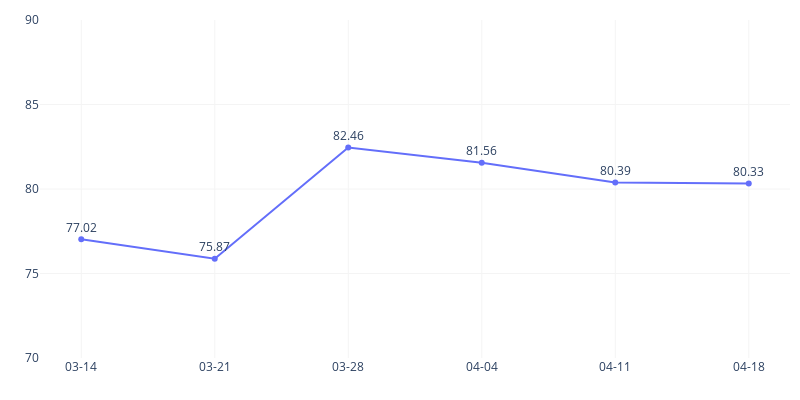

Notebook cell for this chart:
### Code cell
def get_line_chart(df, x, y, data_marks_type="lines+text", xrange=[70, 90]):
    fig = px.line(df,
              x=x,
              y=y,
              title='',
              width=800,
              height=400,
              text=y)
    fig.update_yaxes(visible=True, showticklabels=True, title='', range=xrange, showgrid=True, gridwidth=1, gridcolor='rgb(244, 244, 244)')
    fig.update_xaxes(type='category', fixedrange=False,
                 showspikes=True, showticklabels=True, title='', showgrid=True, gridwidth=1, gridcolor='rgb(244, 244, 244)')

    fig.update_traces(
    mode=data_marks_type, 
    hovertemplate=None,
    textposition='top center',
)
    fig.layout.plot_bgcolor = 'white'
    fig.layout.paper_bgcolor = 'white'

    fig.update_layout(
    hovermode="x unified", 
    hoverlabel=dict(
        namelength=-1,
        bordercolor="White"), 
    margin=dict(l=10, r=10, t=20, b=0),
    legend=dict(
        orientation="h",
        yanchor="bottom",
        y=1.02,
        xanchor="left",
        x=0,
    title='',
    title_font_family="Verdana",
    font=dict(
        family="Sans-serif",
        size=12,
        color="black"
        ),
    bordercolor="Black",
    bgcolor=None,
)
)
    return fig

get_line_chart(pivot_days, x='dt_create', y='recognition', data_marks_type="markers+lines+text")

### Figure 1 — Plotly figure (JSON) as saved in the notebook; plotly's stock layout.template omitted (floating-point values rounded to 4 significant figures)
{"data": [{"legendgroup": "", "line": {"color": "#636efa", "dash": "solid"}, "marker": {"symbol": "circle"}, "mode": "markers+lines+text", "name": "", "orientation": "v", "showlegend": false, "text": [77.02, 75.87, 82.46, 81.56, 80.39, 80.33], "textposition": "top center", "type": "scatter", "x": ["03-14", "03-21", "03-28", "04-04", "04-11", "04-18"], "xaxis": "x", "y": [77.02, 75.87, 82.46, 81.56, 80.39, 80.33], "yaxis": "y"}], "layout": {"height": 400, "hoverlabel": {"bordercolor": "White", "namelength": -1}, "hovermode": "x unified", "legend": {"bordercolor": "Black", "font": {"color": "black", "family": "Sans-serif", "size": 12}, "orientation": "h", "title": {"font": {"family": "Verdana"}, "text": ""}, "tracegroupgap": 0, "x": 0, "xanchor": "left", "y": 1.02, "yanchor": "bottom"}, "margin": {"b": 0, "l": 10, "r": 10, "t": 20}, "paper_bgcolor": "white", "plot_bgcolor": "white", "width": 800, "xaxis": {"anchor": "y", "domain": [0, 1], "fixedrange": false, "gridcolor": "rgb(244, 244, 244)", "gridwidth": 1, "showgrid": true, "showspikes": true, "showticklabels": true, "title": {"text": ""}, "type": "category"}, "yaxis": {"anchor": "x", "domain": [0, 1], "gridcolor": "rgb(244, 244, 244)", "gridwidth": 1, "range": [70, 90], "showgrid": true, "showticklabels": true, "title": {"text": ""}, "visible": true}}}
